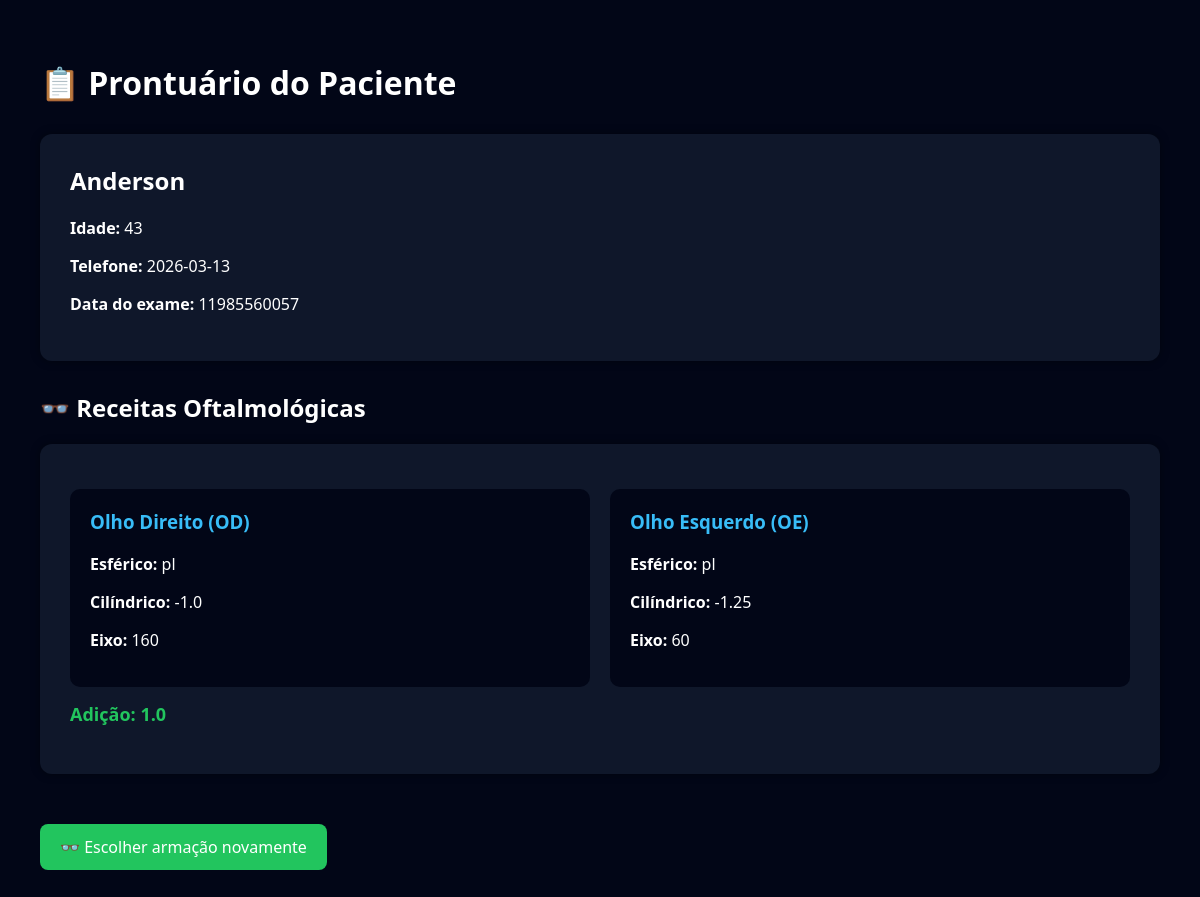
/prontuario/4, run on the app's committed database.
### tables this page shows
CREATE TABLE pacientes(
        id INTEGER PRIMARY KEY AUTOINCREMENT,
        nome TEXT NOT NULL,
        idade INTEGER,
        data_exame TEXT
    , telefone TEXT);

CREATE TABLE receitas(
        id INTEGER PRIMARY KEY AUTOINCREMENT,
        paciente_id INTEGER,
        od_esf REAL,
        od_cil REAL,
        od_eixo INTEGER,
        oe_esf REAL,
        oe_cil REAL,
        oe_eixo INTEGER,
        adicao REAL,
        tipo_grau TEXT,
        FOREIGN KEY (paciente_id) REFERENCES pacientes(id)
    );

### app.py (the view)
@app.route("/prontuario/<int:id>")
def prontuario(id):
    conn = conectar()
    cursor = conn.cursor()
    cursor.execute("SELECT * FROM pacientes WHERE id=?", (id,))
    paciente = cursor.fetchone()
    cursor.execute("SELECT * FROM receitas WHERE paciente_id=?", (id,))
    receitas = cursor.fetchall()
    conn.close()
    return render_template(
        "prontuario.html",
        paciente=paciente,
        receitas=receitas
    )

### templates/prontuario.html (shortened to what this page needs)
<!DOCTYPE html>
<html lang="pt-BR">
<head>
</head>
<body>
<h1>📋 Prontuário do Paciente</h1>
{% if paciente %}
<div class="card">
<h2>{{ paciente[1] }}</h2>
<p><b>Idade:</b> {{ paciente[2] }}</p>
<p><b>Telefone:</b> {{ paciente[3] }}</p>
<p><b>Data do exame:</b> {{ paciente[4] }}</p>
</div>
{% else %}
<p class="sem-dados">Paciente não encontrado.</p>
{% endif %}
<h2>👓 Receitas Oftalmológicas</h2>
{% if receitas %}
{% for r in receitas %}
<div class="card">
<div class="receita-grid">
<div class="olho">
<h3>Olho Direito (OD)</h3>
<p><b>Esférico:</b> {{ r[2] }}</p>
<p><b>Cilíndrico:</b> {{ r[3] }}</p>
<p><b>Eixo:</b> {{ r[4] }}</p>
</div>
<div class="olho">
<h3>Olho Esquerdo (OE)</h3>
<p><b>Esférico:</b> {{ r[5] }}</p>
<p><b>Cilíndrico:</b> {{ r[6] }}</p>
<p><b>Eixo:</b> {{ r[7] }}</p>
</div>
</div>
<p class="adicao">Adição: {{ r[8] }}</p>
</div>
{% endfor %}
{% else %}
<p class="sem-dados">Nenhuma receita cadastrada para este paciente.</p>
{% endif %}
<a class="btn" href="/armacao">👓 Escolher armação novamente</a>
</body>
</html>

### templates/prontuario.html (style rules this page uses)
body { font-family:Segoe UI, Arial, sans-serif; background:#020617; color:white; padding:40px; margin:0; }
h1 { margin-bottom:30px; }
h2 { margin-top:0; }
.card { background:#0f172a; padding:30px; border-radius:12px; margin-bottom:30px; box-shadow:0 0 10px rgba(0,0,0,0.4); }
.receita-grid { display:grid; grid-template-columns:1fr 1fr; gap:20px; margin-top:15px; }
.olho { background:#020617; padding:20px; border-radius:10px; }
.olho h3 { margin-top:0; color:#38bdf8; }
.adicao { margin-top:15px; font-size:18px; font-weight:bold; color:#22c55e; }
.btn { display:inline-block; margin-top:20px; padding:12px 20px; background:#22c55e; color:white; text-decoration:none; border-radius:8px; transition:0.3s; }

### data on the page
pacientes: nome "Anderson", idade "43", data_exame "2026-03-13", telefone "11985560057"
receitas: od_esf "pl", od_cil "-1.0", od_eixo "160", oe_esf "pl", oe_cil "-1.25", oe_eixo "60", adicao "1.0"
